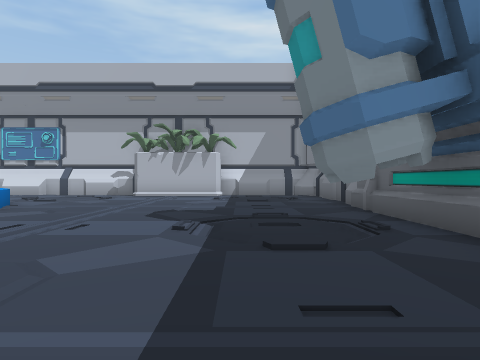
[1] (above)

24 first-person views from a walk through a 3-D level made in the Unity game engine. The camera is 1.2 m above the floor, looks level and sees 75° across. The floor is counted in squares, 2 m on a side. Each view is taken from the middle of a square. On the plan, view 1 faces up. The plan holds only what a view shows up to about 9 squares ahead; the rest is blank. The place goes on beyond the plan.

[2]
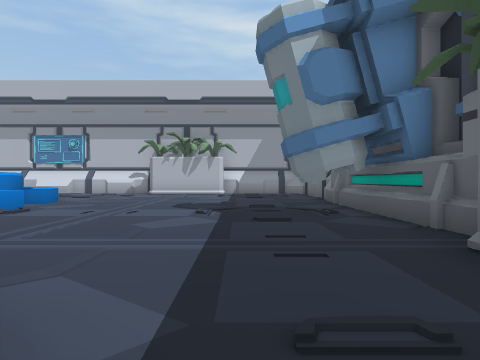

[3]
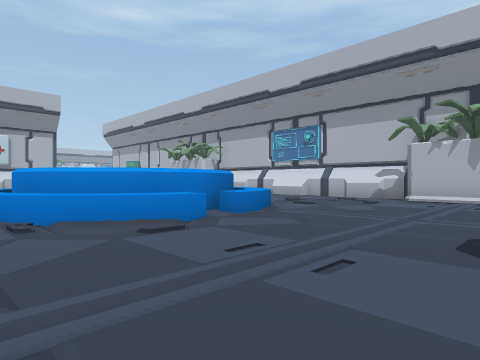

[4]
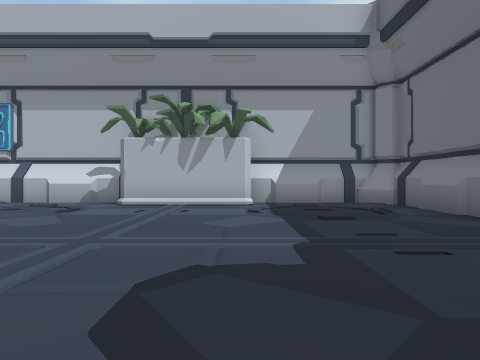

[5]
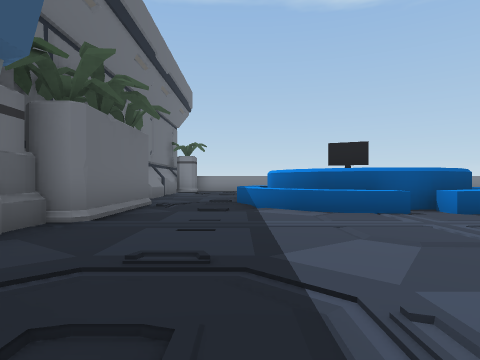

[6]
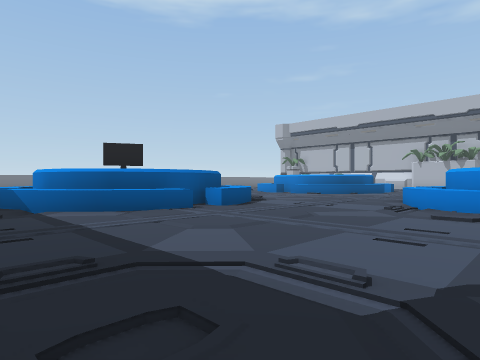

[7]
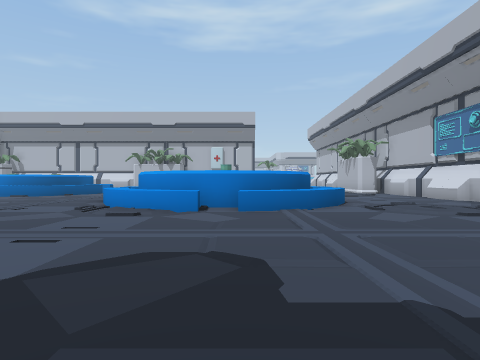

[8]
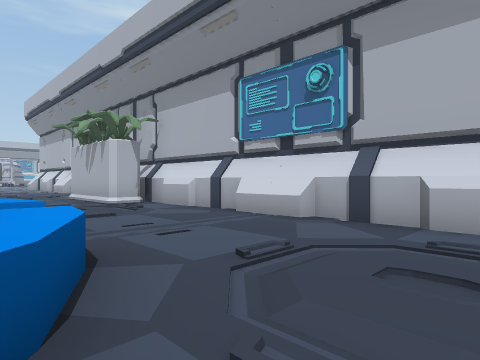

[9]
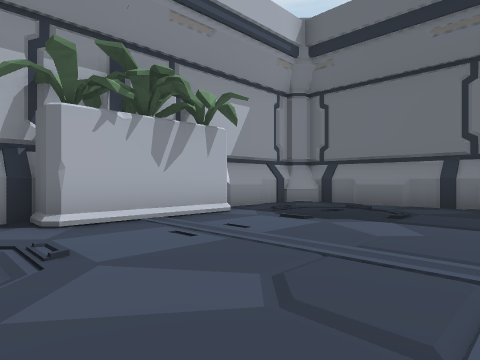

[10]
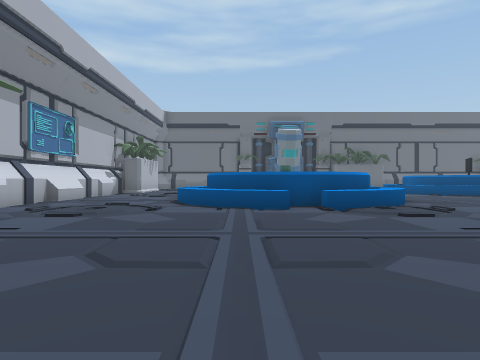

[11]
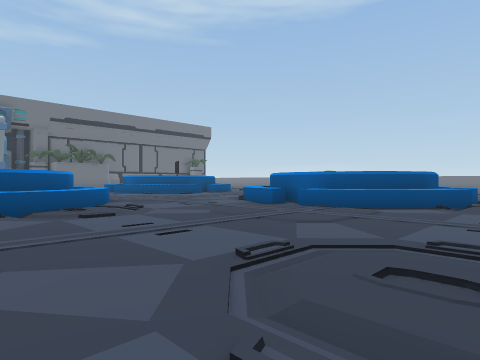

[12]
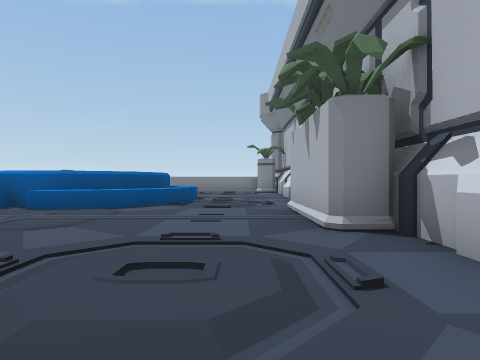

[13]
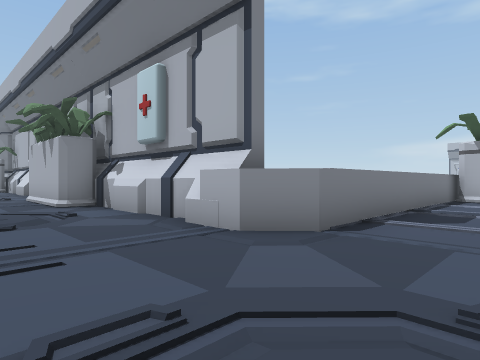

[14]
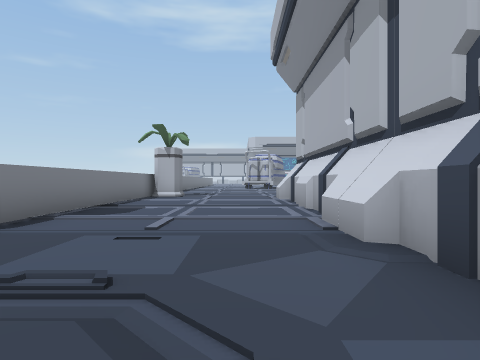

[15]
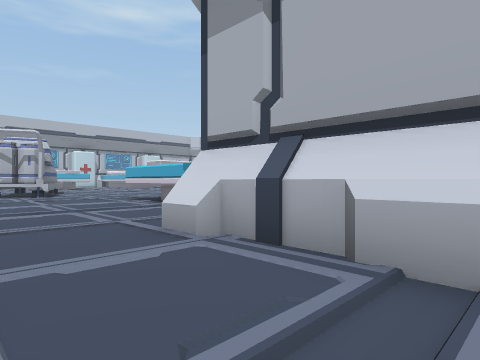

[16]
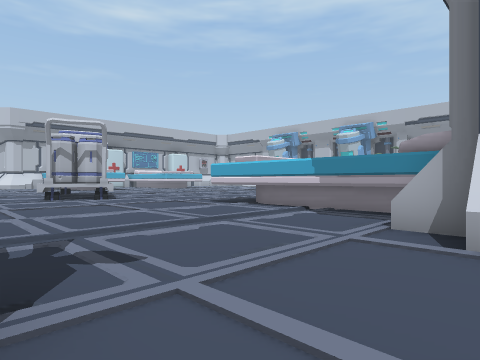

[17]
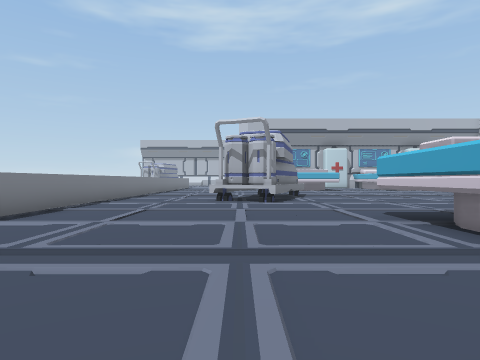

[18]
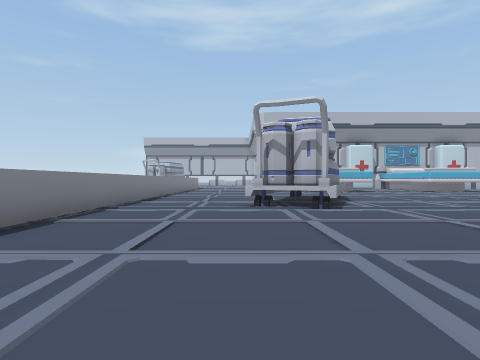

[19]
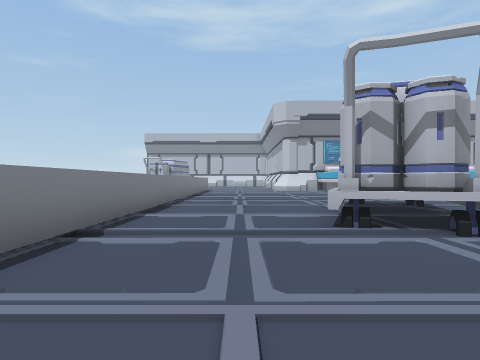

[20]
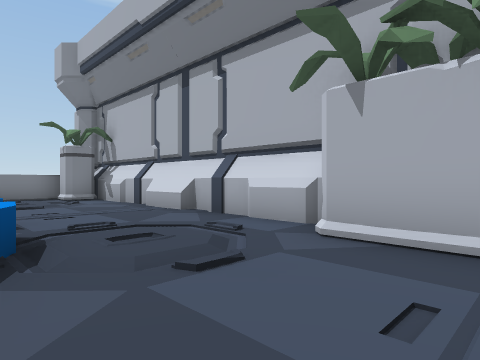

[21]
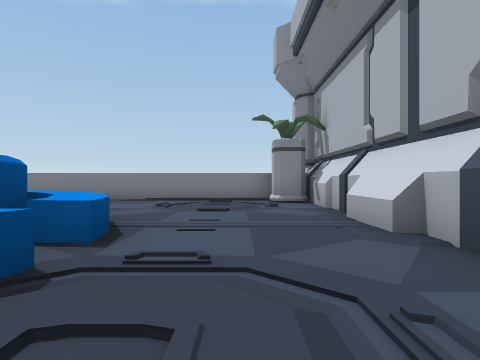

[22]
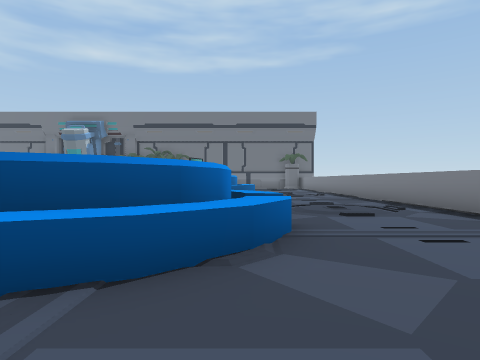

[23]
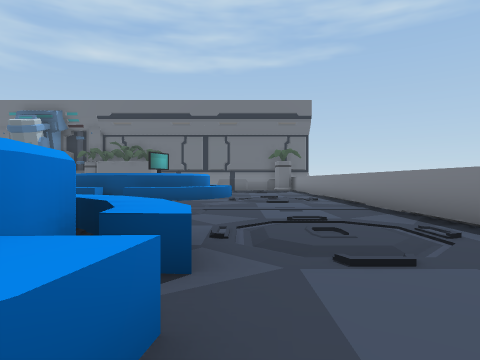

[24]
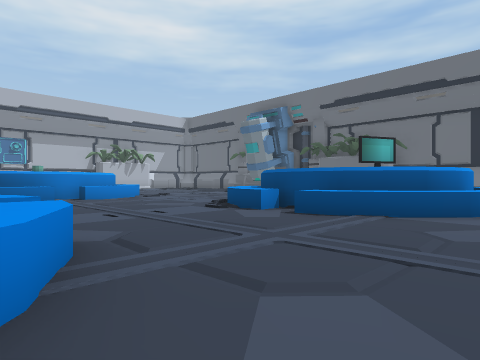

### Floor plan
Key: @ floor where view 1 was taken; # wall or solid block; . floor; / step, stairs or slope; ^ raised ledge.
Columns run from 41 left of view 1 to 3 right of it. Each row starts with its distance up from view 1.
 15 .........######
 14 .^#^..........#
 13 .^  ##........#########     ##########  #####
 12 ...###..............##..  ###...##...####...#
 11 .......................// /////....//....//.#
 10 ......................... ..................#
  9 .............#/........//....//....//....//.#
  8 ^^^^^^^^^^   ^^^^^^^^..........^^^^^........#
  7                     ^^........^^  ^^........#
  6                      #........^^   ^^.......#
  5                      #.//..../^^   ^^....//.#
  4                      #........^^^ ^^....../##
  3                      #.//....//^^.^^/....//.#
  2                      ##.....................#
  1                       #.....................#
  0                      ##........ .........@.##
 -1                      #///.^##^  ....^^^^^//#
 -2                      #...^#    ....^#  ^^..#
 -3                      #.//^     ^...^#   #^/.
 -4                      #...^^   #....^#####^..
 -5                      #...^^  ^^....^##  ^.
 -6                      #....^^^^......^^.^
 -7                      #.//....//..../
 -8                      #..............
 -9                      ##//....//..../
-10                      #####^^####^^##

Positions as (right, up) in squares from view 1, and headings:
1: (0, 0), facing up
2: (0, -2), facing up
3: (-1, 2), facing up-left
4: (-1, 4), facing up
5: (0, 5), facing down
6: (1, 5), facing down-left
7: (1, 6), facing left
8: (-5, 8), facing up-left
9: (-5, 7), facing up-right
10: (-18, 7), facing right
11: (-18, 6), facing down-right
12: (-18, 6), facing down
13: (-17, 10), facing down-left
14: (-17, 11), facing left
15: (-23, 10), facing up-left
16: (-26, 9), facing up-left
17: (-27, 12), facing left
18: (-29, 11), facing left
19: (-32, 10), facing left
20: (-16, 1), facing down-left
21: (-18, -1), facing down
22: (-18, -6), facing right
23: (-15, -7), facing right
24: (-11, -7), facing up-right
